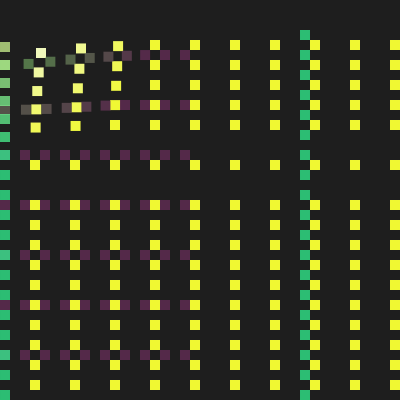
Frame 1 (no input)
Frame 60 (no input): identical to frame 1, image omitted
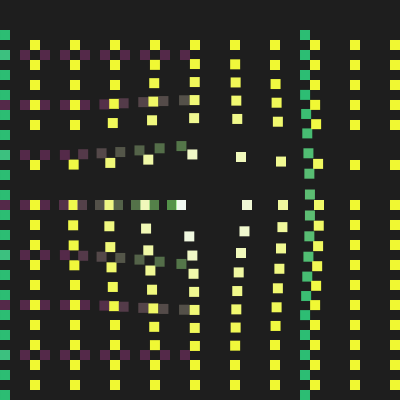
Frame 120 (the mouse pressed at the canvas centre since frame 60)

The p5.js sketch that drew these frames (run headless with seeded random() and noise() and a simulated clock; from frame 60 on, the mouse is pressed at the canvas centre):

// p5.js sketch
// ── sketch.js
let pixel = 10;

function setup() {
  createCanvas(400, 400); // Размер холста
  noStroke(); // Убираем обводку для фигур
}

function draw() {
  background(30); // Темный фон

  for (let q = 0; q < pixel; q++) {
    drawRow1(q, pixel);
    drawRow2(q, pixel);
  }
}

// Функция для создания "отталкивающего" эффекта
function getMouseOffset(x, y) {
  let distance = dist(mouseX, mouseY, x, y);
  let maxDistance = 150;

  if (distance < maxDistance) {
    let angle = atan2(y - mouseY, x - mouseX);
    let repelStrength = map(distance, 0, maxDistance, 15, 0);
    return {
      x: x + cos(angle) * repelStrength,
      y: y + sin(angle) * repelStrength,
      colorFactor: map(distance, 0, maxDistance, 255, 50)
    };
  }

  return { x, y, colorFactor: 50 };
}

function drawRow1(q, pixel) {
  for (let i = 1; i <= 10; i++) {
    let pos = getMouseOffset(q * pixel * 2, pixel * (i * 5));
    fill(123, pos.colorFactor, 104, 150); // Цвет меняется в зависимости от расстояния
    rect(pos.x, pos.y, pixel, pixel);
  }
}

function drawRow2(q, pixel) {
  for (let i = 3; i <= 40; i += 2) {
    let pos1 = getMouseOffset(q * pixel * 30, pixel * i);
    fill(pos1.colorFactor, 255, 150, 180); // Цвет и прозрачность
    rect(pos1.x, pos1.y, pixel, pixel);

    if (i !== 17 && i !== 13) {
      let pos2 = getMouseOffset(q * pixel * 4 + pixel * 3, pixel * (i + 1));
      fill(240, 248, pos2.colorFactor, 255);
      rect(pos2.x, pos2.y, pixel, pixel);
    }
  }
}
